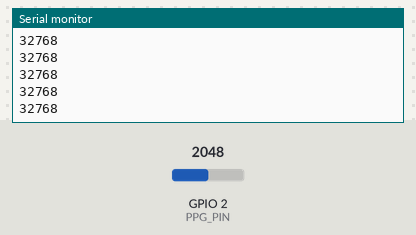
A program run on a simulated Seeed XIAO ESP32-C3. On the bench: the last lines printed to the serial monitor. The inputs (shaded band) are chosen by the test bench; at power-on: GPIO 2 (PPG_PIN) = 2048 (analog values on the 0–4095 scale).

Above: at 1.7 s.
1.8 s: GPIO 2 (PPG_PIN) set to 2866
At 2.6 s:
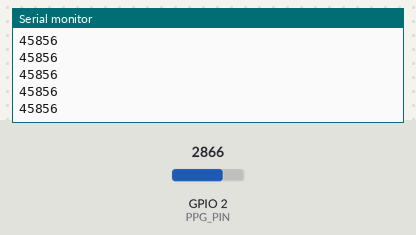
3.3 s: GPIO 2 (PPG_PIN) set to 3603
At 4.2 s:
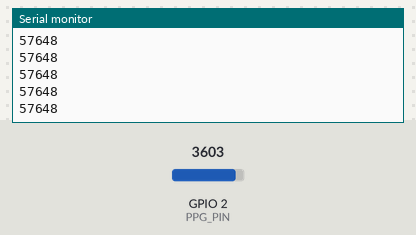
Timing chart, 0 to 6.3 s (numbered marks = the images above; inputs shaded):
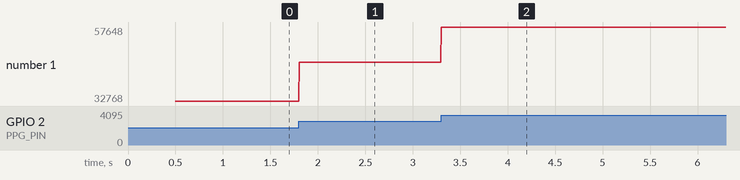

Measured:
- after the input at 1.8 s, the serial monitor: prints a new line at once (image 1)
- after the input at 3.3 s, the serial monitor: prints a new line at once (image 2)
- plotted number 1: 32768 → 45856 after the input at 1.8 s, 45856 → 57648 after the input at 3.3 s

The program:

main.cpp
```cpp
#include <Arduino.h>

// Wiring (Seeed XIAO ESP32-C3):
//   Sensor A0  →  XIAO A0 (GPIO2)
//   Sensor VCC →  XIAO 3V3
//   Sensor GND →  XIAO GND
#define PPG_PIN     2   // A0 = GPIO2 on XIAO ESP32-C3
#define SAMPLE_HZ   256
#define INTERVAL_US (1000000 / SAMPLE_HZ)

void setup() {
  Serial.begin(57600);   // 57600 to match your previous setup
  delay(500);
  analogReadResolution(12);        // ESP32: 12-bit = 0–4095
  analogSetAttenuation(ADC_11db);  // full 3.3V range
  // No CSV header — output single float per line (matches your old Python reader)
}

void loop() {
  static uint32_t lastTime = 0;
  uint32_t now = micros();

  if (now - lastTime >= INTERVAL_US) {
    lastTime = now;
    // Scale 12-bit (0-4095) → 16-bit range (0-65535) to match CircuitPython values
    int raw = analogRead(PPG_PIN);
    int scaled = raw * 16;  // 4095*16 = 65520 ≈ 65535
    Serial.println(scaled);
  }
}
```
